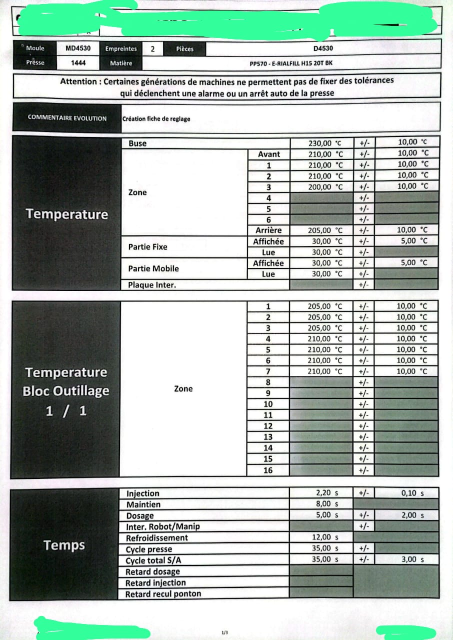
#> input picture extract_data_clayens/code/images/piece1/image1.jpeg, 906 x 1280 px (shown at 1/2 size)
$ python extract.py
#> lines starting #> are read from the running program, lines starting #| are printed output that depends on the picture
import cv2
import requests
import json

# Load the image
image = cv2.imread("images/piece1/image1.jpeg")
#> image is the input picture: shape (1280, 906, 3); mean B, G, R 174, 181, 168.8

# Define coordinates (ensuring top-left < bottom-right)
x1, y1 = 581, 277
x2, y2 = 667, int(298+(582-277)*13/14)
x11, y11 =751 , 277
x22, y22 =751+86 , int(298+(582-277)*13/14)
# Crop the region
cropped_image = image[y1:y2, x1:x2]
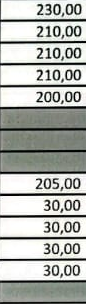
#> cropped_image: shape (304, 86, 3); mean B, G, R 174, 178.7, 176.1
cropped_image1 = image[y11:y22, x11:x22]
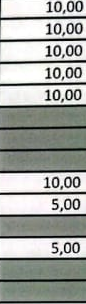
#> cropped_image1: shape (304, 86, 3); mean B, G, R 160.7, 165.1, 162.3

# Save the cropped image temporarily
cropped_image_path = "temp_cropped_image.jpeg"
cv2.imwrite(cropped_image_path, cropped_image)


# Send the image to the Flask API
url = "http://127.0.0.1:5000/extract"  # Change if needed
files = {'file': open(cropped_image_path, 'rb')}
#> (the run stopped early here; a loop or call above may not have finished)

$ run again, with extract_data_clayens/code/images/piece1/image3.jpeg copied over extract_data_clayens/code/images/piece1/image1.jpeg
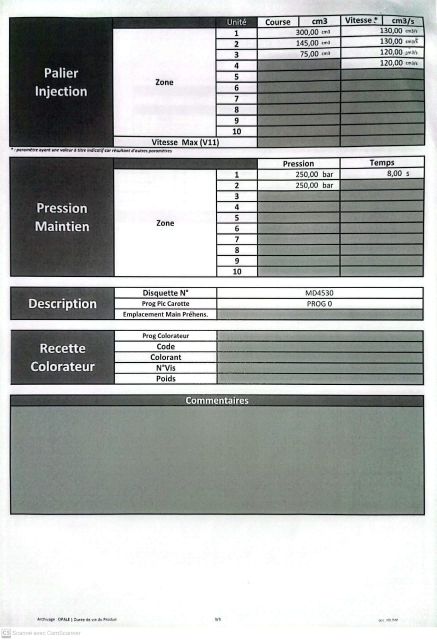
#> input picture extract_data_clayens/code/images/piece1/image3.jpeg, 873 x 1280 px (shown at 1/2 size)
#> image is the input picture: shape (1280, 873, 3); mean B, G, R 172.8, 174.6, 171.8
#> `cropped_image = image[y1:y2, x1:x2]`:
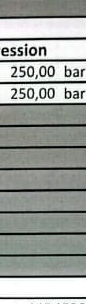
#> cropped_image: shape (304, 86, 3); mean B, G, R 154.8, 158.7, 155.2
#> `cropped_image1 = image[y11:y22, x11:x22]`:
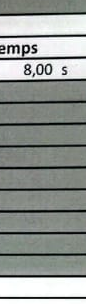
#> cropped_image1: shape (304, 86, 3); mean B, G, R 146.1, 149.8, 145.3
